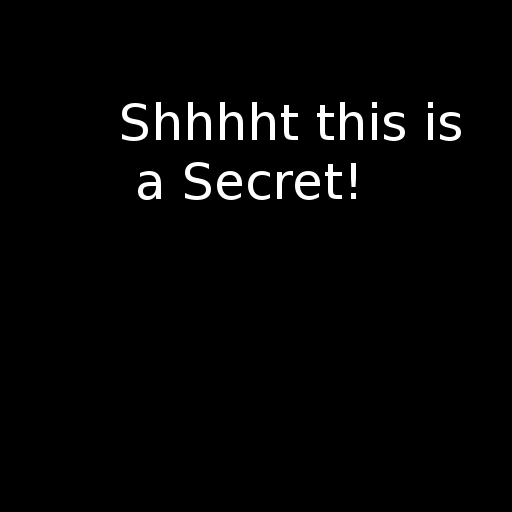
#> input picture images/message.png, 512 x 512 px
$ python decodeMask.py --image ../images/message.png
#> lines starting #> are read from the running program, lines starting #| are printed output that depends on the picture; after the words box and inside, x2 and y2 are one past the last pixel; in counts of white or black regions, pixels touching at a corner belong together
### src/functions/mask.py
import Image

# [13 lines left out: function encode, not called in this run]

def decode(source):
  new = Image.new('RGB', source.size)
#> new: PIL image 512x512 RGB; every value is 0

  w, h = source.size
#> w = 512; h = 512

  for x in range(w):
    for y in range(h):
      red = source.getpixel((x,y))[0]
      if red & 1 == 1:
        new.putpixel((x,y),(255,255,255))
    else:
        new.putpixel((x,y), (0,0,0))
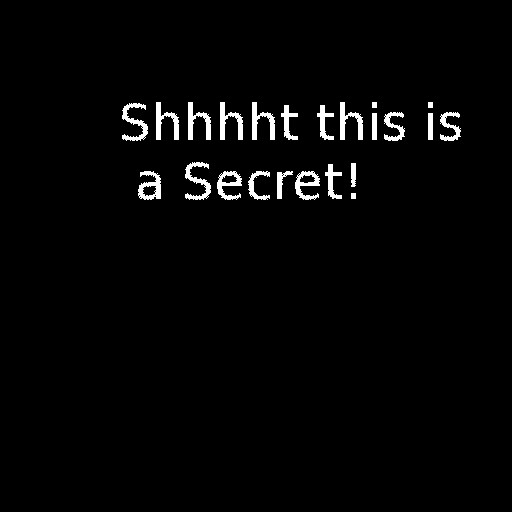
#> new: PIL image 512x512 RGB; 2.2% white; 23 white regions, largest, box (x1, y1, x2, y2) and area: (122, 103, 148, 141) 385, (185, 162, 211, 200) 385, (156, 102, 179, 140) 370

  return new

### src/decodeMask.py
import argparse
import Image

from functions.mask import decode

if __name__ == '__main__':
    arg = argparse.ArgumentParser()
    arg.add_argument('-i', '--image', required=True, action='store', help='Image which will be decoded')
    args = vars(arg.parse_args())

    img = decode(Image.open(args['image']))
    img.show()
